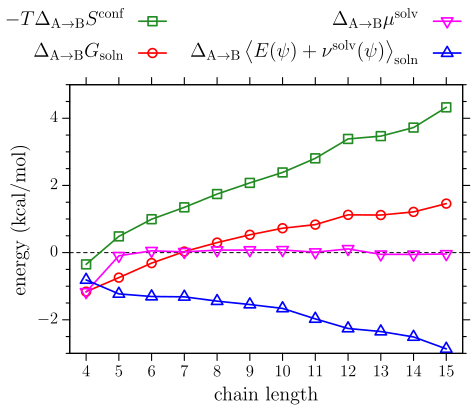

This chart was generated by the following gnuplot code:
reset


set terminal tikz createstyle color size 100mm,90mm
set output "figure8_plt.tex"

set tics out
set border lw 2
set key maxrow 3 maxcol 2 spacing 1 width 0.5 height 0.3 offset -3,1 noopaque samplen 2
set yrange[-3:5]
set xrange[3.5:15.5]
set xtics 1 font ",12"
set ytics 2 font ",12" offset 1,0
set mytics 4
set ylabel "energy (kcal/mol)" font ",14" offset -1,0
set xlabel "chain length" font ",14" offset 0,-0.5
f(x) = 0
set key font ",14"
set margin 0,0,0,7
array tit[5] = ["$-T\\Delta_{\\text{A}\\rightarrow\\text{B}}S^\\text{conf}$",\
"$\\Delta_{\\text{A}\\rightarrow\\text{B}}\\ev{E(\\psi)+\\nu^\\text{solv}(\\psi)}_\\text{soln}$",\
"$\\Delta_{\\text{A}\\rightarrow\\text{B}}G_\\text{soln}$",\
"$\\Delta_{\\text{A}\\rightarrow\\text{B}}\\mu^\\text{solv}$",\
"$\\Delta_{\\text{A}\\rightarrow\\text{B}}\\ev{\\nu^\\text{solv}(\\psi)}$"]
p \
f(x) w l lw 1.8 dt (3.5,3.5) notitle,\
"diol.dat" u 1:($8) w linespoint lw 3 pt 4 ps 2 lc rgb "forest-green" title tit[1] at 0.15,0.94,\
"diol.dat" u 1:($7) w linespoint lw 3 pt 6 ps 2 lc rgb "red" title tit[3] at 0.15,0.85,\
"diol.dat" u 1:6 w linespoint lw 3 pt 10 ps 3 lc rgb "magenta" title tit[4] at 0.9,0.94,\
"diol.dat" u 1:($3+$5) w linespoint lw 3 pt 8 ps 3 lc rgb "blue" title tit[2] at 0.9,0.85
